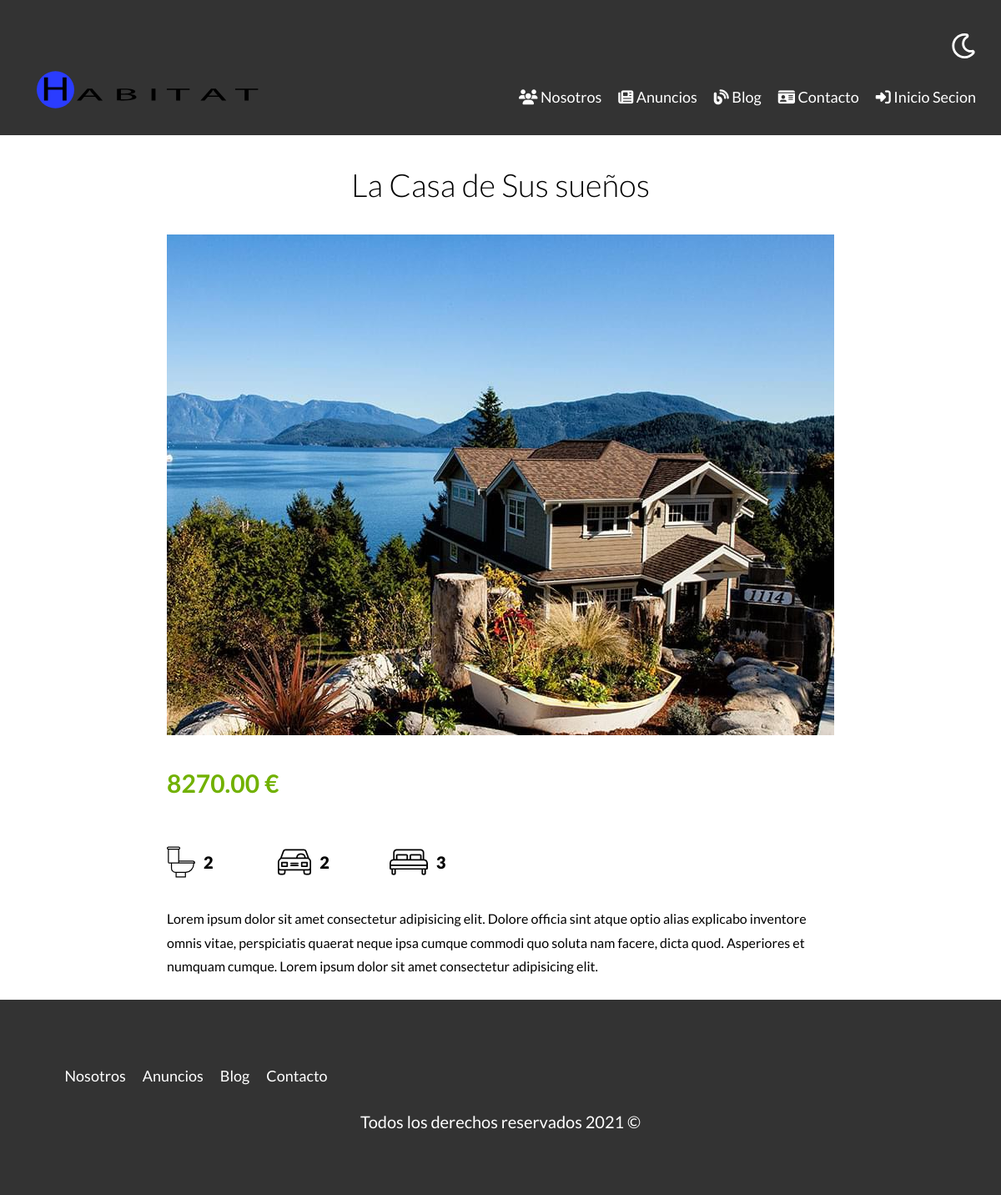
/inmueble?id=9, run on the app's committed database.
### tables this page shows
CREATE TABLE `inmueble` (
  `id` int(11) NOT NULL,
  `id_proprietario` int(11) NOT NULL,
  `titulo` varchar(60) NOT NULL,
  `precio` decimal(10,2) NOT NULL,
  `imagen` varchar(200) NOT NULL,
  `descripcion` text NOT NULL,
  `num_habitacione` int(11) NOT NULL,
  `wc` int(11) NOT NULL,
  `estacionamiento` int(11) NOT NULL,
  `fecha_inscripcion` datetime DEFAULT current_timestamp()
);

### controllers/PaginasControllers.php (called while the page is built, shortened)
<?php
class PaginasController
{
    public static function inmueble(Router $router)
    {
        $id = validarOredireccionar('/inmuebles');
        $inmueble = Inmueble::findData($id);
        $router->render('paginas/inmueble', [
            'inmueble' => $inmueble,
            'inicio' => false
        ]);
    }
}

### public/index.php (called while the page is built, shortened)
<?php
$router = new Router();
$router->get('/admin', [InmuebleController::class, 'index']);
$router->get('/inmueble/crear', [InmuebleController::class, 'crear']);
$router->post('/inmueble/crear', [InmuebleController::class, 'crear']);
$router->get('/inmueble/actualizar', [InmuebleController::class, 'actualizar']);
$router->post('/inmueble/actualizar', [InmuebleController::class, 'actualizar']);
$router->post('/inmueble/eliminar', [InmuebleController::class, 'eliminar']);
$router->get('/proprietario/crear', [ProprietarioController::class, 'crear']);
$router->post('/proprietario/crear', [ProprietarioController::class, 'crear']);
$router->get('/proprietario/actualizar', [ProprietarioController::class, 'actualizar']);
$router->post('/proprietario/actualizar', [ProprietarioController::class, 'actualizar']);
$router->post('/proprietario/eliminar', [ProprietarioController::class, 'eliminar']);
$router->get('/', [PaginasController::class, 'index']);
$router->get('/nosotros', [PaginasController::class, 'nosotros']);
$router->get('/inmuebles', [PaginasController::class, 'inmuebles']);
$router->get('/inmueble', [PaginasController::class, 'inmueble']);
$router->get('/blog', [PaginasController::class, 'blog']);
$router->get('/entrada', [PaginasController::class, 'entrada']);
$router->get('/contacto', [PaginasController::class, 'contacto']);
$router->post('/contacto', [PaginasController::class, 'contacto']);
$router->get('/login', [LoginController::class, 'login']);
$router->post('/login', [LoginController::class, 'login']);
$router->get('/logout', [LoginController::class, 'logout']);
$router->post('/pwd', [LoginController::class, 'pwd']);
$router->get('/pwd', [LoginController::class, 'pwd']);
$router->getURL();

### includes/funciones.php (called while the page is built, shortened)
<?php
function validarOredireccionar(string $url)
{
    $id = $_GET['id'];
    $id = filter_var($id, FILTER_VALIDATE_INT);
    return $id;
}

### models/ActiveRecord.php (called while the page is built, shortened)
<?php
class ActiveRecord
{
    protected static $db;
    protected static $nombreTabla = '';
    public static function setDB($database)
    {
        self::$db = $database;
    }
    public static function findData($id)
    {
        $query = "SELECT * FROM " . static::$nombreTabla . " WHERE id = ${id}";
        $resultado = self::consutaSQL($query);
        return array_shift($resultado);
    }
    public static function consutaSQL($query)
    {
        $resultado = self::$db->query($query);
        $arrayObjecto = [];
        while ($registro = $resultado->fetch_assoc()) {
            $arrayObjecto[] = static::crearObjecto($registro);
        }
        return $arrayObjecto;
    }
    public static function crearObjecto($registro)
    {
        $objecto = new static;
        foreach ($registro as $clave => $valor) {
            if (property_exists($objecto, $clave)) {
                $objecto->$clave = $valor;
            }
        }
        return $objecto;
    }
}

### views/paginas/inmueble.php (the view)
<main class="contenedor seccion contenido-centrado">
    <h1><?php echo $inmueble->titulo ?></h1>
    <img loading="lazy" src="imagenes/<?php echo $inmueble->imagen ?>" alt="imagen de la inmueble">
    <div class="resumen-propiedad">
        <p class="precio"><?php echo $inmueble->precio . " €"; ?></p>
        <ul class="iconos-caracteristicas">
            <li>
                <img class="icono" loading="lazy" src="build/img/icono_wc.svg" alt="icono wc">
                <p><?php echo $inmueble->wc ?></p>
            </li>
            <li>
                <img class="icono" loading="lazy" src="build/img/icono_estacionamiento.svg" alt="icono estacionamiento">
                <p><?php echo $inmueble->estacionamiento ?></p>
            </li>
            <li>
                <img class="icono" loading="lazy" src="build/img/icono_dormitorio.svg" alt="icono habitaciones">
                <p><?php echo $inmueble->num_habitacione ?></p>
            </li>
        </ul>
        <?php echo $inmueble->descripcion ?>
    </div>
</main>

### public/build/css/app.css (style rules this page uses)
html { line-height:1.15;-webkit-text-size-adjust:100% }
body { margin:0 }
main { display:block }
h1 { font-size:2em;margin:.67em 0 }
img { border-style:none }
html { font-size:62.5%;box-sizing:border-box }
*,:after,:before { box-sizing:inherit }
body { font-family:Lato,sans-serif;font-size:1.6rem;line-height:1.8 }
p { color:#000;font-size:2rem }
.contenedor { width:95%;max-width:120rem;margin:0 auto }
img,picture { width:100%;display:block }
h1,h2,h3 { font-family:Lato,sans-serif;margin:2.5rem 0;font-weight:300;text-align:center }
h1 { font-size:3.8rem }
.seccion { margin-top:2.5rem;margin-bottom:2.5rem }
.contenido-centrado { max-width:80rem }
.icono { text-align:center }
.precio { color:#71b100;font-weight:700;font-size:3rem }
.iconos-caracteristicas { display:flex;list-style:none;padding:0;max-width:40rem }
.iconos-caracteristicas li { flex:1;display:flex }
.iconos-caracteristicas li img { flex:0 0 3rem;margin-right:1rem }
.iconos-caracteristicas li p { font-weight:900 }

### data on the page
inmueble: titulo "La Casa de Sus sueños", imagen (picture), precio "8270.00", wc "2", estacionamiento "2", num_habitacione "3", descripcion "Lorem ipsum dolor sit amet consectetur adipisicing elit. Dolore officia sint atque optio alias explicabo inventore omnis vitae, perspiciatis quaerat neque ipsa cumque commodi quo soluta nam facere, dicta quod. Asperiores et numquam cumque. Lorem ipsum dolor sit amet consectetur adipisicing elit."
